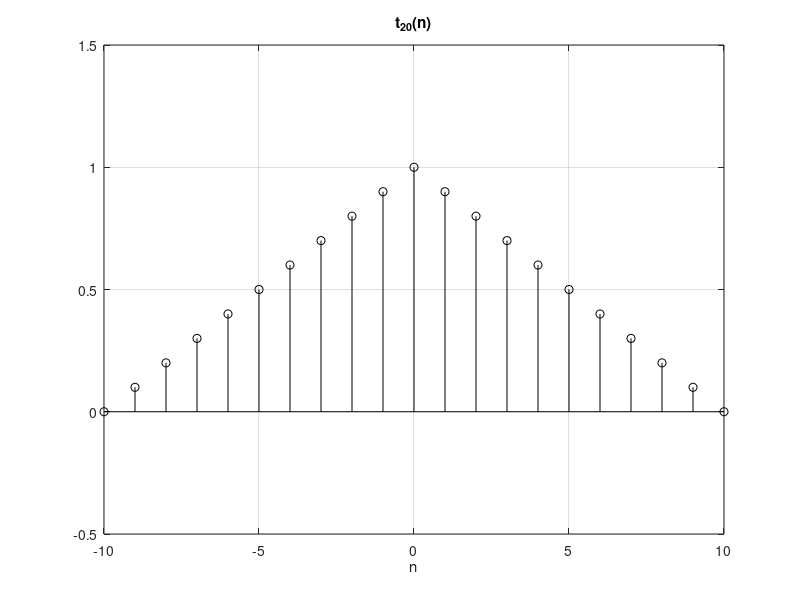

Here is the MATLAB script that generated this plot:
%% Lezione 02 - Sequenza triangolo
clear all;
clc;

N = 10;
n = [-N:N];
y = 1-abs(n)/N;
figure
set(gca,'FontSize',14)
stem(n, y, 'k')
xlabel('n')
title('t_{20}(n)')
axis([-10 10 -0.5 1.5])
grid on